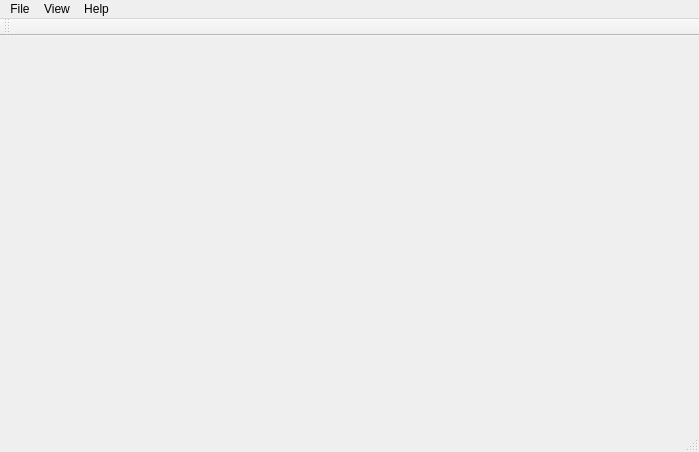
<?xml version="1.0" encoding="UTF-8"?>
<ui version="4.0">
 <class>PogadeMainWindow</class>
 <widget class="QMainWindow" name="PogadeMainWindow">
  <property name="geometry">
   <rect>
    <x>0</x>
    <y>0</y>
    <width>699</width>
    <height>452</height>
   </rect>
  </property>
  <property name="windowTitle">
   <string>Pogade</string>
  </property>
  <property name="windowIcon">
   <iconset>
    <normaloff>artwork/appicons/pogade-logo.png</normaloff>artwork/appicons/pogade-logo.png</iconset>
  </property>
  <widget class="QWidget" name="centralWidget"/>
  <widget class="QMenuBar" name="menuBar">
   <property name="geometry">
    <rect>
     <x>0</x>
     <y>0</y>
     <width>699</width>
     <height>19</height>
    </rect>
   </property>
   <widget class="QMenu" name="menuFile">
    <property name="title">
     <string>File</string>
    </property>
    <addaction name="actionNewProject"/>
    <addaction name="actionOpenProject"/>
    <addaction name="actionRecent"/>
    <addaction name="separator"/>
    <addaction name="actionCloseProject"/>
    <addaction name="separator"/>
    <addaction name="actionExportProject"/>
    <addaction name="actionImportProject"/>
    <addaction name="separator"/>
    <addaction name="actionSave"/>
    <addaction name="actionSaveAll"/>
    <addaction name="separator"/>
    <addaction name="actionExit"/>
   </widget>
   <widget class="QMenu" name="menuView">
    <property name="title">
     <string>View</string>
    </property>
    <addaction name="actionSettings"/>
    <addaction name="separator"/>
    <addaction name="actionProjectViewer"/>
   </widget>
   <widget class="QMenu" name="menuHelp">
    <property name="title">
     <string>Help</string>
    </property>
    <addaction name="actionHelp"/>
    <addaction name="separator"/>
    <addaction name="actionAbout"/>
   </widget>
   <addaction name="menuFile"/>
   <addaction name="menuView"/>
   <addaction name="menuHelp"/>
  </widget>
  <widget class="QToolBar" name="mainToolBar">
   <attribute name="toolBarArea">
    <enum>TopToolBarArea</enum>
   </attribute>
   <attribute name="toolBarBreak">
    <bool>false</bool>
   </attribute>
  </widget>
  <widget class="QStatusBar" name="statusBar"/>
  <action name="actionNewProject">
   <property name="icon">
    <iconset resource="appicons.qrc">
     <normaloff>:/appicons/document-new</normaloff>:/appicons/document-new</iconset>
   </property>
   <property name="text">
    <string>New Project</string>
   </property>
   <property name="toolTip">
    <string>Create a new project</string>
   </property>
  </action>
  <action name="actionOpenProject">
   <property name="icon">
    <iconset resource="appicons.qrc">
     <normaloff>:/appicons/document-open</normaloff>:/appicons/document-open</iconset>
   </property>
   <property name="text">
    <string>Open Project</string>
   </property>
   <property name="toolTip">
    <string>Open an existing project</string>
   </property>
  </action>
  <action name="actionExit">
   <property name="icon">
    <iconset resource="appicons.qrc">
     <normaloff>:/appicons/window-close</normaloff>:/appicons/window-close</iconset>
   </property>
   <property name="text">
    <string>Exit</string>
   </property>
   <property name="toolTip">
    <string>Exit Pogade</string>
   </property>
  </action>
  <action name="actionCloseProject">
   <property name="text">
    <string>Close Project</string>
   </property>
  </action>
  <action name="actionSave">
   <property name="icon">
    <iconset resource="appicons.qrc">
     <normaloff>:/appicons/document-save</normaloff>:/appicons/document-save</iconset>
   </property>
   <property name="text">
    <string>Save Project</string>
   </property>
  </action>
  <action name="actionSaveAs">
   <property name="icon">
    <iconset resource="appicons.qrc">
     <normaloff>:/appicons/document-save-as</normaloff>:/appicons/document-save-as</iconset>
   </property>
   <property name="text">
    <string>Save As</string>
   </property>
  </action>
  <action name="actionProjectViewer">
   <property name="checkable">
    <bool>true</bool>
   </property>
   <property name="enabled">
    <bool>false</bool>
   </property>
   <property name="text">
    <string>Project Viewer</string>
   </property>
  </action>
  <action name="actionExportProject">
   <property name="text">
    <string>Export Project</string>
   </property>
  </action>
  <action name="actionCodeEditor">
   <property name="checkable">
    <bool>true</bool>
   </property>
   <property name="enabled">
    <bool>false</bool>
   </property>
   <property name="text">
    <string>Code Editor</string>
   </property>
  </action>
  <action name="actionSaveAll">
   <property name="text">
    <string>Save All</string>
   </property>
  </action>
  <action name="actionImportProject">
   <property name="text">
    <string>Import Project</string>
   </property>
  </action>
  <action name="actionHelp">
   <property name="icon">
    <iconset resource="appicons.qrc">
     <normaloff>:/appicons/help-content</normaloff>:/appicons/help-content</iconset>
   </property>
   <property name="text">
    <string>Help</string>
   </property>
  </action>
  <action name="actionAbout">
   <property name="icon">
    <iconset resource="appicons.qrc">
     <normaloff>:/appicons/help-about</normaloff>:/appicons/help-about</iconset>
   </property>
   <property name="text">
    <string>About...</string>
   </property>
  </action>
  <action name="actionSettings">
   <property name="text">
    <string>Settings</string>
   </property>
  </action>
  <action name="actionRecent">
   <property name="text">
    <string>Open</string>
   </property>
  </action>
 </widget>
 <layoutdefault spacing="6" margin="11"/>
 <resources>
  <include location="appicons.qrc"/>
 </resources>
 <connections>
  <connection>
   <sender>actionExit</sender>
   <signal>triggered()</signal>
   <receiver>PogadeMainWindow</receiver>
   <slot>exitProgram()</slot>
   <hints>
    <hint type="sourcelabel">
     <x>-1</x>
     <y>-1</y>
    </hint>
    <hint type="destinationlabel">
     <x>199</x>
     <y>149</y>
    </hint>
   </hints>
  </connection>
  <connection>
   <sender>actionNewProject</sender>
   <signal>triggered()</signal>
   <receiver>PogadeMainWindow</receiver>
   <slot>newProject()</slot>
   <hints>
    <hint type="sourcelabel">
     <x>-1</x>
     <y>-1</y>
    </hint>
    <hint type="destinationlabel">
     <x>199</x>
     <y>149</y>
    </hint>
   </hints>
  </connection>
  <connection>
   <sender>actionSave</sender>
   <signal>triggered()</signal>
   <receiver>PogadeMainWindow</receiver>
   <slot>saveProject()</slot>
   <hints>
    <hint type="sourcelabel">
     <x>-1</x>
     <y>-1</y>
    </hint>
    <hint type="destinationlabel">
     <x>199</x>
     <y>149</y>
    </hint>
   </hints>
  </connection>
  <connection>
   <sender>actionOpenProject</sender>
   <signal>triggered()</signal>
   <receiver>PogadeMainWindow</receiver>
   <slot>openProject()</slot>
   <hints>
    <hint type="sourcelabel">
     <x>-1</x>
     <y>-1</y>
    </hint>
    <hint type="destinationlabel">
     <x>199</x>
     <y>149</y>
    </hint>
   </hints>
  </connection>
  <connection>
   <sender>actionExportProject</sender>
   <signal>triggered()</signal>
   <receiver>PogadeMainWindow</receiver>
   <slot>exportProject()</slot>
   <hints>
    <hint type="sourcelabel">
     <x>-1</x>
     <y>-1</y>
    </hint>
    <hint type="destinationlabel">
     <x>349</x>
     <y>225</y>
    </hint>
   </hints>
  </connection>
  <connection>
   <sender>actionCloseProject</sender>
   <signal>triggered()</signal>
   <receiver>PogadeMainWindow</receiver>
   <slot>closeProject()</slot>
   <hints>
    <hint type="sourcelabel">
     <x>-1</x>
     <y>-1</y>
    </hint>
    <hint type="destinationlabel">
     <x>349</x>
     <y>225</y>
    </hint>
   </hints>
  </connection>
  <connection>
   <sender>actionSaveAll</sender>
   <signal>triggered()</signal>
   <receiver>PogadeMainWindow</receiver>
   <slot>saveProjectAll()</slot>
   <hints>
    <hint type="sourcelabel">
     <x>-1</x>
     <y>-1</y>
    </hint>
    <hint type="destinationlabel">
     <x>349</x>
     <y>225</y>
    </hint>
   </hints>
  </connection>
  <connection>
   <sender>actionImportProject</sender>
   <signal>triggered()</signal>
   <receiver>PogadeMainWindow</receiver>
   <slot>importProject()</slot>
   <hints>
    <hint type="sourcelabel">
     <x>-1</x>
     <y>-1</y>
    </hint>
    <hint type="destinationlabel">
     <x>349</x>
     <y>225</y>
    </hint>
   </hints>
  </connection>
  <connection>
   <sender>actionAbout</sender>
   <signal>triggered()</signal>
   <receiver>PogadeMainWindow</receiver>
   <slot>showAbout()</slot>
   <hints>
    <hint type="sourcelabel">
     <x>-1</x>
     <y>-1</y>
    </hint>
    <hint type="destinationlabel">
     <x>349</x>
     <y>225</y>
    </hint>
   </hints>
  </connection>
  <connection>
   <sender>actionHelp</sender>
   <signal>triggered()</signal>
   <receiver>PogadeMainWindow</receiver>
   <slot>showHelp()</slot>
   <hints>
    <hint type="sourcelabel">
     <x>-1</x>
     <y>-1</y>
    </hint>
    <hint type="destinationlabel">
     <x>349</x>
     <y>225</y>
    </hint>
   </hints>
  </connection>
  <connection>
   <sender>actionSettings</sender>
   <signal>triggered()</signal>
   <receiver>PogadeMainWindow</receiver>
   <slot>showSettings()</slot>
   <hints>
    <hint type="sourcelabel">
     <x>-1</x>
     <y>-1</y>
    </hint>
    <hint type="destinationlabel">
     <x>349</x>
     <y>225</y>
    </hint>
   </hints>
  </connection>
  <connection>
   <sender>actionRecent</sender>
   <signal>triggered()</signal>
   <receiver>PogadeMainWindow</receiver>
   <slot>loadRecentProject()</slot>
   <hints>
    <hint type="sourcelabel">
     <x>-1</x>
     <y>-1</y>
    </hint>
    <hint type="destinationlabel">
     <x>349</x>
     <y>225</y>
    </hint>
   </hints>
  </connection>
 </connections>
 <slots>
  <slot>exitProgram()</slot>
  <slot>newProject()</slot>
  <slot>openProject()</slot>
  <slot>closeProject()</slot>
  <slot>saveProject()</slot>
  <slot>exportProject()</slot>
  <slot>saveProjectAll()</slot>
  <slot>importProject()</slot>
  <slot>showAbout()</slot>
  <slot>showHelp()</slot>
  <slot>showSettings()</slot>
  <slot>loadRecentProject()</slot>
 </slots>
</ui>
